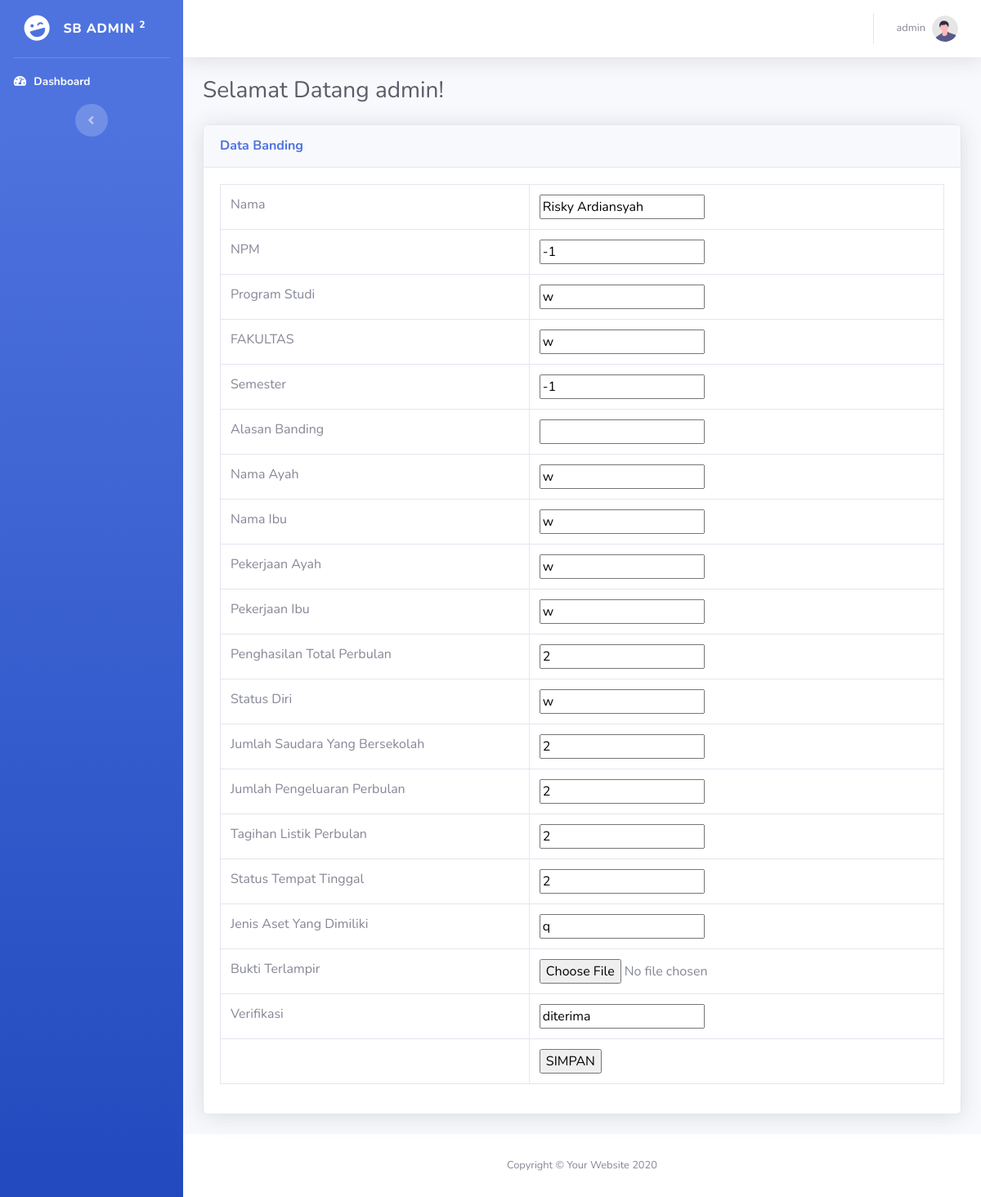
The page /admin/edit.php?id=2 (signed in) on the database its author committed.
### tables this page shows
CREATE TABLE `banding` (
  `id` int(11) NOT NULL,
  `nama` varchar(30) NOT NULL,
  `npm` varchar(30) NOT NULL,
  `program_studi` text NOT NULL,
  `fakultas` text NOT NULL,
  `semester` int(11) NOT NULL,
  `alasan_banding` varchar(500) NOT NULL,
  `nama_ayah` varchar(30) NOT NULL,
  `nama_ibu` varchar(30) NOT NULL,
  `pekerjaan_ayah` text NOT NULL,
  `pekerjaan_ibu` text NOT NULL,
  `penghasilan_total` varchar(50) NOT NULL,
  `status_diri` text NOT NULL,
  `jumlah_saudara` int(11) NOT NULL,
  `jumlah_pengeluaran_perbulan` varchar(50) NOT NULL,
  `tagihan_listrik_perbulan` varchar(50) NOT NULL,
  `status_tempat_tinggal` text NOT NULL,
  `jenis_aset_yang_dimiliki` varchar(100) NOT NULL,
  `bukti_terlampir` text NOT NULL,
  `verifikasi` varchar(20) NOT NULL
);

### admin/edit.php (the view, shortened to what this page needs)
<?php
  include'../koneksi.php';
?>
<!DOCTYPE html>
<html lang="en">
<head>
    <link href="../assets/vendor/fontawesome-free/css/all.min.css" rel="stylesheet" type="text/css">
    <link href="../assets/css/sb-admin-2.min.css" rel="stylesheet">
</head>
<body id="page-top">
    <div id="wrapper">
        <ul class="navbar-nav bg-gradient-primary sidebar sidebar-dark accordion" id="accordionSidebar">
            <a class="sidebar-brand d-flex align-items-center justify-content-center" href="index.html">
                <div class="sidebar-brand-icon rotate-n-15">
                    <i class="fas fa-laugh-wink"></i>
                </div>
                <div class="sidebar-brand-text mx-3">SB Admin <sup>2</sup></div>
            </a>
            <hr class="sidebar-divider my-0">
            <li class="nav-item active">
                <a class="nav-link" href="http://localhost/banding_ukt/admin/">
                    <i class="fas fa-fw fa-tachometer-alt"></i>
                    <span>Dashboard</span></a>
            </li>
            <div class="text-center d-none d-md-inline">
                <button class="rounded-circle border-0" id="sidebarToggle"></button>
            </div>
        </ul>
        <div id="content-wrapper" class="d-flex flex-column">
            <div id="content">
                <nav class="navbar navbar-expand navbar-light bg-white topbar mb-4 static-top shadow">
                    <ul class="navbar-nav ml-auto">
                        <li class="nav-item dropdown no-arrow">
                            <a class="nav-link dropdown-toggle" href="#" id="userDropdown" role="button"
                                data-toggle="dropdown" aria-haspopup="true" aria-expanded="false">
                                <span class="mr-2 d-none d-lg-inline text-gray-600 small"><?=$_SESSION['username'] ?></span>
                                <img class="img-profile rounded-circle"
                                    src="../assets/img/undraw_profile.svg">
                            </a>
                        </li>
                    </ul>
                </nav>
                <div class="container-fluid">
	                    <div class="d-sm-flex align-items-center justify-content-between mb-4">
	                        <h1 class="h3 mb-0 text-gray-800">Selamat Datang <?=$_SESSION['username']?>!</h1>
	                    </div>
		                    <div class="card shadow mb-4">
		                        <div class="card-header py-3">
		                            <h6 class="m-0 font-weight-bold text-primary">Data Banding</h6>
		                        </div>
		                        <div class="card-body">
		                            <div class="table-responsive">
																	<form method="post" action="update.php "enctype="multipart/form-data">
		                                <table class="table table-bordered" id="dataTable" width="100%" cellspacing="0">
																			<?php
																			$id = $_GET['id'];
																			$data = mysqli_query($koneksi,"select * from banding where id='$id'");
																			while($d = mysqli_fetch_array($data)){
																				?>
																						<tr>
																							<td>Nama</td>
																							<td>
																								<input type="text" name="nama" value="<?php echo $d['nama'];?>">
																							</td>
																						<tr>
																						<td>NPM</td>
																						<td><input type="number" name="npm" value="<?php echo $d['npm'];?>"></td>
																					</tr>
																					<tr>
																						<td>Program Studi</td>
																						<td><input type="text" name="program_studi" value="<?php echo $d['program_studi'];?>"></td>
																					</tr>
																					<tr>
																						<td>FAKULTAS</td>
																						<td><input type="text" name="fakultas" value="<?php echo $d['fakultas'];?>"></td>
																					</tr>
																					<tr>
																						<td>Semester</td>
																						<td><input type="number" name="semester" value="<?php echo $d['semester'];?>"></td>
																					</tr>
																					<tr>
																						<td>Alasan Banding</td>
																						<td><input type="text" name="alasan_banding" value="<?php echo $d['alasan_banding'];?>"></td>
																					</tr>
																					<tr>
																						<td>Nama Ayah</td>
																						<td><input type="text" name="nama_ayah" value="<?php echo $d['nama_ayah'];?>"></td>
																					</tr>
																					<tr>
																						<td>Nama Ibu</td>
																						<td><input type="text" name="nama_ibu" value="<?php echo $d['nama_ibu'];?>"></td>
																					</tr>
																					<tr>
																						<td>Pekerjaan Ayah</td>
																						<td><input type="text" name="pekerjaan_ayah" value="<?php echo $d['pekerjaan_ayah'];?>"></td>
																					</tr>
																					<tr>
																						<td>Pekerjaan Ibu</td>
																						<td><input type="text" name="pekerjaan_ibu" value="<?php echo $d['pekerjaan_ibu'];?>"></td>
																					</tr>
																					<tr>
																						<td>Penghasilan Total Perbulan</td>
																						<td><input type="text" name="penghasilan_total" value="<?php echo $d['penghasilan_total'];?>"></td>
																					</tr>
																					<tr>
																						<td>Status Diri</td>
																						<td><input type="text" name="status_diri" value="<?php echo $d['status_diri'];?>"></td>
																					</tr>
																					<tr>
																						<td>Jumlah Saudara Yang Bersekolah</td>
																						<td><input type="text" name="jumlah_saudara" value="<?php echo $d['jumlah_saudara'];?>"></td>
																					</tr>
																					<tr>
																						<td>Jumlah Pengeluaran Perbulan</td>
																						<td><input type="text" name="jumlah_pengeluaran_perbulan" value="<?php echo $d['jumlah_pengeluaran_perbulan'];?>"></td>
																					</tr>
																					<tr>
																						<td>Tagihan Listik Perbulan</td>
																						<td><input type="text" name="tagihan_listrik_perbulan" value="<?php echo $d['tagihan_listrik_perbulan'];?>"></td>
																					</tr>
																					<tr>
																						<td>Status Tempat Tinggal</td>
																						<td><input type="text" name="status_tempat_tinggal" value="<?php echo $d['status_tempat_tinggal'];?>"></td>
																					</tr>
																					<tr>
																						<td>Jenis Aset Yang Dimiliki</td>
																						<td><input type="text" name="jenis_aset_yang_dimiliki" value="<?php echo $d['jenis_aset_yang_dimiliki'];?>"></td>
																					</tr>
																					<tr>
																						<td>Bukti Terlampir</td>
																						<td><input type="file" name="bukti_terlampir"></td>
																					</tr>
																					<tr>
																						<td>Verifikasi</td>
																						<td><input type="text" name="verifikasi" value="<?php echo $d['verifikasi'];?>"></td>
																					</tr>
																						<tr>
																							<td></td>
																							<td><input type="submit" name="submit" value="SIMPAN"></td>
																						</tr>
																					</table>
																				</form>
																				<?php
																			}
																			?>
		                            </div>
		                        </div>
		                    </div>
                </div>
            </div>
            <footer class="sticky-footer bg-white">
                <div class="container my-auto">
                    <div class="copyright text-center my-auto">
                        <span>Copyright &copy; Your Website 2020</span>
                    </div>
                </div>
            </footer>
        </div>
    </div>
</body>
</html>

### rows shown on the page
banding: nama "Risky Ardiansyah", npm "-1", program_studi "w", fakultas "w", semester "-1", nama_ayah "w", nama_ibu "w", pekerjaan_ayah "w", pekerjaan_ibu "w", penghasilan_total "2", status_diri "w", jumlah_saudara "2", jumlah_pengeluaran_perbulan "2", tagihan_listrik_perbulan "2", status_tempat_tinggal "2", jenis_aset_yang_dimiliki "q", verifikasi "diterima"

### other values the page prints
$_SESSION['username'] "admin"
